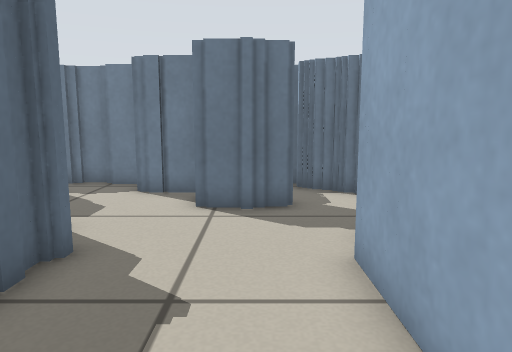
View 1 (above)

17 first-person views from a walk through a Stage world. The camera is 0.51 m above the floor, tilts 8° down and sees 70° across. Floor lines are 1 m apart. The floor is counted in squares, 0.25 m on a side. Each view is taken from the middle of a square. On the plan, view 1 faces up. The plan holds only what a view shows up to about 19 squares ahead; the rest is blank. The place goes on beyond the plan. Robots are left out.

View 2
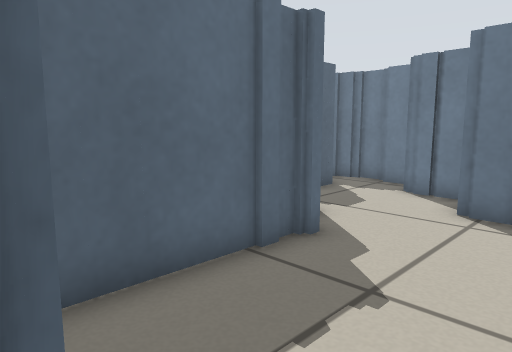

View 3
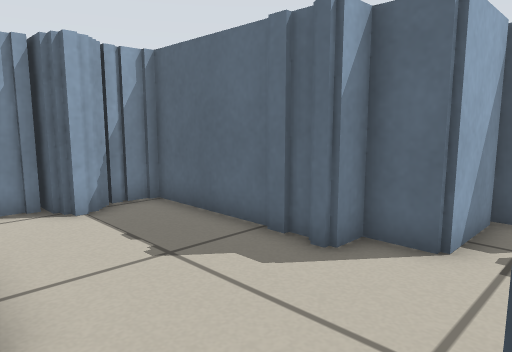

View 4
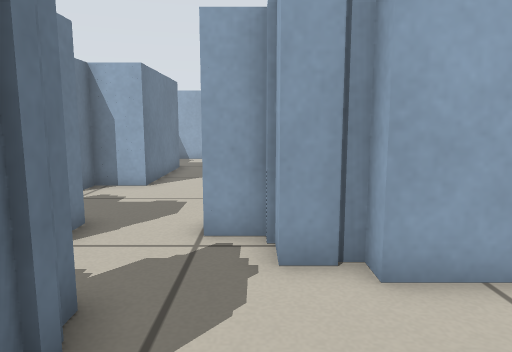

View 5
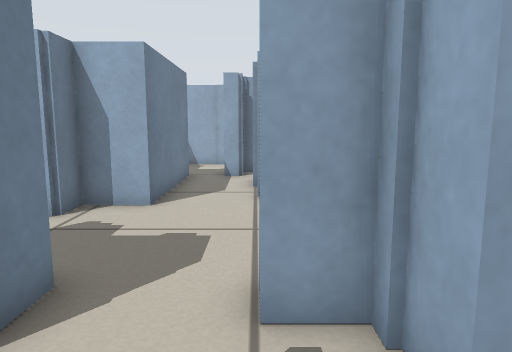

View 6
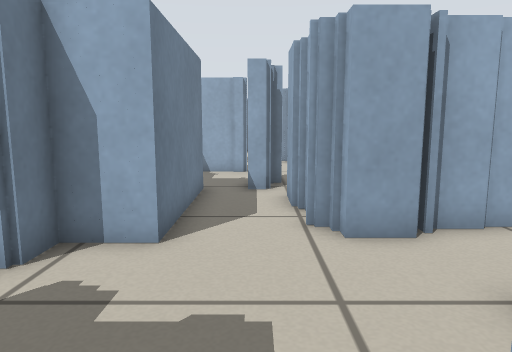

View 7
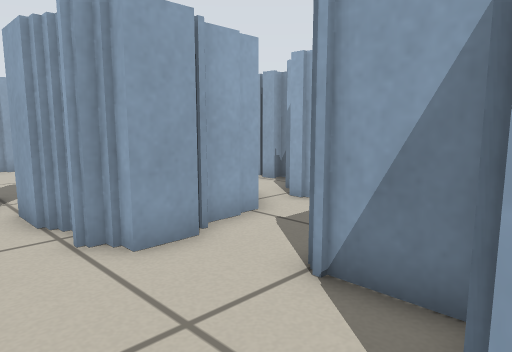

View 8
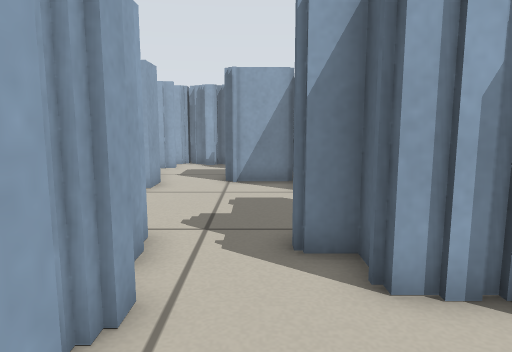

View 9
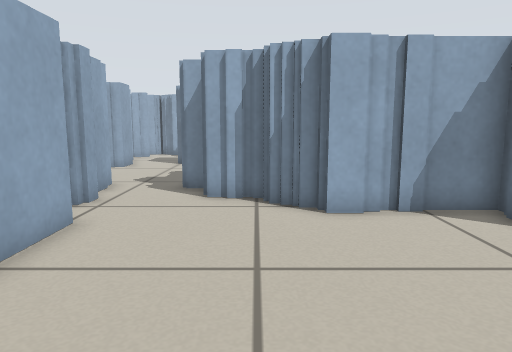

View 10
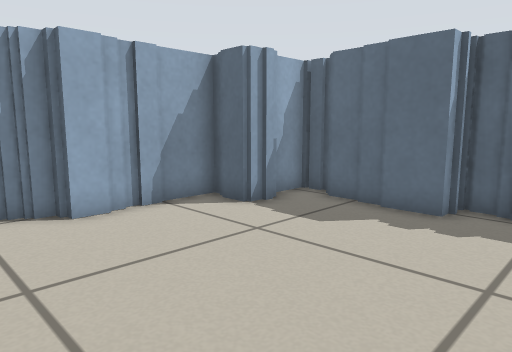

View 11
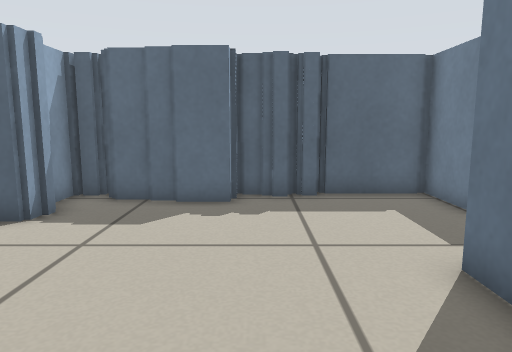

View 12
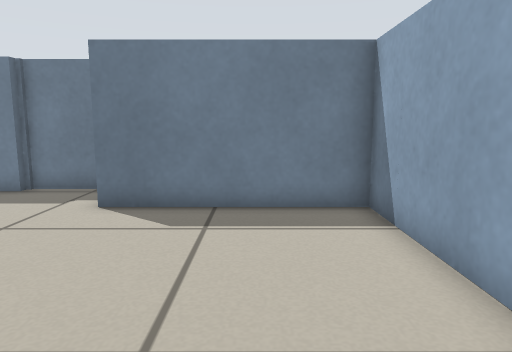

View 13
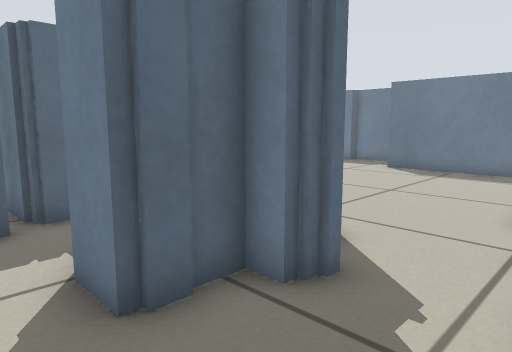

View 14
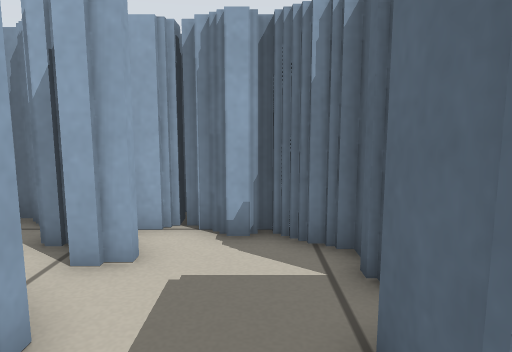

View 15
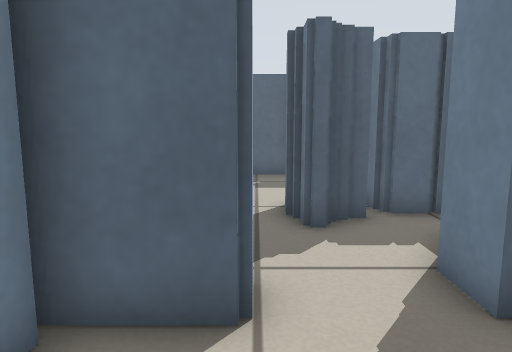

View 16
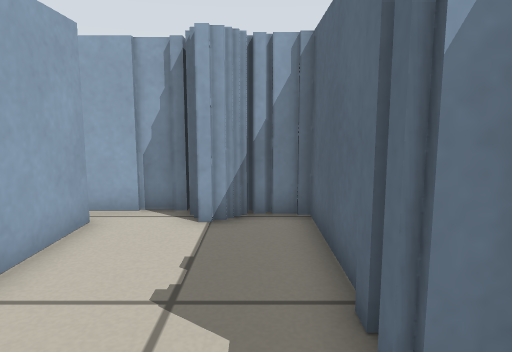

View 17
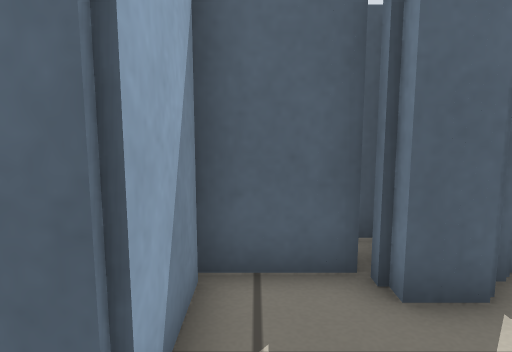

### Floor plan
Key: @ floor where view 1 was taken; # wall or solid block; . floor.
Columns run from 7 left of view 1 to 23 right of it. Each row starts with its distance up from view 1.
 28  ######
 27  #.....
 26  #.....########
 25  #............#
 24  #............#
 23  #............#
 22  ##...........#
 21   #...........#
 20   #...........#
 19  ##...........#
 18  ####.........#
 17     #. ##.....##
 16     ######.....#
 15          ###...#
 14            ##..#
 13  ###    #  ##..#
 12  # #   ######..##
 11 ##.#####.### ...#######...#
 10 ##...###..................#
  9 #....###.............###..
  8 #................#####.......
  7 ####.....####...##      ......#
  6    ##....######.##            #
  5     #....#    #..#
  4     #....#    #..#
  3     #....###  ....
  2     #....#   # ..##
  1     #....#   ##..###.
  0     ###@.#    ########
 -1      #####       #  ##

Positions as (right, up) in squares from view 1, and headings:
1: (0, 0), facing up
2: (1, 0), facing up-left
3: (2, 9), facing down-left
4: (-3, 7), facing right
5: (0, 8), facing right
6: (3, 9), facing right
7: (4, 10), facing down-right
8: (6, 19), facing down
9: (3, 25), facing down
10: (4, 25), facing down-left
11: (5, 23), facing left
12: (4, 17), facing up
13: (8, 9), facing up-left
14: (8, 7), facing down
15: (8, 8), facing left
16: (-2, 8), facing down
17: (-2, 8), facing left
